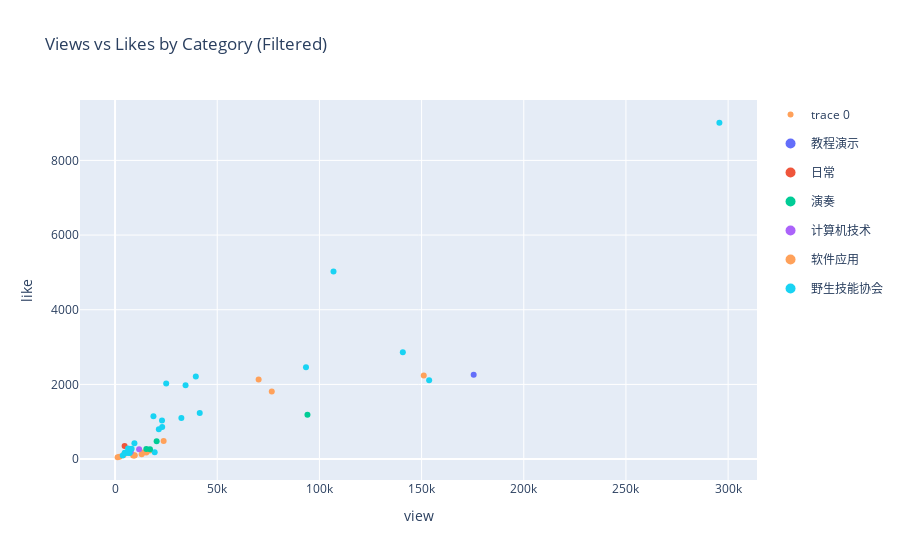

This figure's notebook cell:
### Code cell
# Example: Scatter plot of views vs likes
plot_scatter_pl(filtered_data, x="view", y="like", color="tname", hover="title", title="Views vs Likes by Category (Filtered)")

### Figure 1 — Plotly figure (JSON) as saved in the notebook; plotly's stock layout.template omitted (floating-point values rounded to 4 significant figures)
{"data": [{"customdata": ["软件应用", "软件应用", "软件应用", "软件应用", "软件应用", "软件应用", "软件应用", "软件应用", "软件应用", "软件应用", "软件应用", "软件应用", "野生技能协会", "野生技能协会", "野生技能协会", "计算机技术", "计算机技术", "野生技能协会", "野生技能协会", "野生技能协会", "野生技能协会", "野生技能协会", "日常", "野生技能协会", "野生技能协会", "软件应用", "野生技能协会", "野生技能协会", "野生技能协会", "野生技能协会", "野生技能协会", "野生技能协会", "野生技能协会", "野生技能协会", "野生技能协会", "野生技能协会", "野生技能协会", "野生技能协会", "野生技能协会", "软件应用", "演奏", "野生技能协会", "演奏", "演奏", "野生技能协会", "演奏", "野生技能协会", "教程演示"], "hovertemplate": "view: %{x}<br>like: %{y}<br>tname: %{customdata}<extra></extra>", "marker": {"color": ["#FFA15A", "#FFA15A", "#FFA15A", "#FFA15A", "#FFA15A", "#FFA15A", "#FFA15A", "#FFA15A", "#FFA15A", "#FFA15A", "#FFA15A", "#FFA15A", "#19D3F3", "#19D3F3", "#19D3F3", "#AB63FA", "#AB63FA", "#19D3F3", "#19D3F3", "#19D3F3", "#19D3F3", "#19D3F3", "#EF553B", "#19D3F3", "#19D3F3", "#FFA15A", "#19D3F3", "#19D3F3", "#19D3F3", "#19D3F3", "#19D3F3", "#19D3F3", "#19D3F3", "#19D3F3", "#19D3F3", "#19D3F3", "#19D3F3", "#19D3F3", "#19D3F3", "#FFA15A", "#00CC96", "#19D3F3", "#00CC96", "#00CC96", "#19D3F3", "#00CC96", "#19D3F3", "#636EFA"]}, "mode": "markers", "text": ["学会这些镜头，你的视频也能上热门！[AI&拍摄均适用]", "纯干货！打工人必备AI神器，会用这些，提前三个小时下班！", "建议收藏！学生党必备的AI神器，让你的学术效率翻倍！", "AI设计工作流—从小白到进阶全解析！「附描述词精准写法教学」", "AI生成视频哪家强？怎么做？手把手教学 [纯干货]", "[全网最全]60种高频玩法!GPT4o最强更新-生图全解析！你的私人设计师 CHATGPT生图教程", "靠AI月入百万？普通人如何靠AI逆袭", "ChatGPT 4.5很废吗？到底应该怎么用？", "Manus，中国AI新王炸？还是炒作？", "OpenAI急了？DeepSeek+马斯克Grok3双杀？AI权力游戏近期战况", "这些工具+满血版Deepseek简直降维打击...... [建议收藏]", "设计师末日降临？深度实测Recraft：一个能吞掉插画/样机/修图/海报赛道的AI黑洞", "DeepSeek新手必看！入门到精通实战技巧大公开！这些隐藏技巧让你秒变高手！", "速来揭秘！国产 AI DEEPSEEK 凭啥火遍全网？[基础教程 & 背景剖析 & 知识科普]", "1 分钟速通！小白必学，ideogram 2.0—— 设计圈都爱的 AI 神器", "B站最简单的AI音乐创作教程！手把手教你0基础5分钟学会用AI写歌编曲-全网最好玩的天JIANG老师回归", "[PR公开课]-01不得不会的背景知识", "超级无敌的免费AI绘图工具-Leonardo AI", "[AI绘图]基于OPEN AI的Bing图像创建，他也来了！", "[AI绘画] Midjourney 使用教程 / 你不得不会的AI绘画", "90秒认识PS2023新功能！-即使不会PS也能用", "[UI设计] 干货！零基础也可以： 20分钟会用黑马设计神器Figma！从这里开启你的UI学习之路", "可恶！被我自己装到了！", "如何智能抠图？PR+AE最快速的抠图方法制作人物遮挡文字效果！-PR三分钟", "还不会剪辑？这套课程榨干了Pr的全部性能！", "「干货分享」免费的高质量素材资源哪里找？看这个视频就够了！", "[PR教程]介绍人物的必备动画效果-人物帧定格", "[PR技巧]文字逐字发光效果！！冒死上传付费课程！！premiere不得不会的效果！后期必备！", "[PR3分钟]水流生成文字标题—片头必备的文字效果！赶紧给我学起来！我不许你们还不会！", "[PR3分钟]无插件！快速制作片头手写文字！一天一个pr小技巧！", "[FCPX教程]7分钟快速入门mac剪辑神器！Final Cut Pro x!", "[PR教程]如何使用基本图形面板制作可修改动态标题？", "3分钟学会四种电影剪辑手法！up主必备！", "[PR三分钟]如何使用premiere为视频打码？pr小技巧get！", "[PR三分钟]三分钟制作炫酷建筑遮挡文字效果！premiere教程", "[PR3分钟]如何保留视频中的某一个颜色？Premiere3分钟一个小技巧！", "[PR3分钟]快速制作一个炫酷立体分割画面效果/Premiere3分钟「持续更新中」", "[PR3分钟-更新中]快速制作一个v-log片头！Prmiere", "[AE教程]0基础新手快速入门 Adobe After effects！UP主必备！视频后期教程", "[网站教程]10分钟学会个人网站的搭建", "[卡祖笛激燃向]HOW LONG-Charlie Puth", "[教程][嫌Pr和Ae入门太难？换个姿势做视频，剪辑特效一条龙]", "[卡祖笛激燃向] We Don't Talk Anymore-Charlie Puth/Selena Gomez", "[卡祖笛激燃向]Attention-Charlie Puth", "[字幕教程]怎么做字幕/利用PR和ARCTIME做字幕", "[卡祖笛激燃向]Counting Stars-One Republic", "[AU教程]简单上手 Adobe Audition", "[15分钟学会鬼畜]VEGAS鬼畜教程"], "type": "scatter", "x": [1246, 9455, 9596, 15296, 76690, 23782, 13928, 16940, 8870, 13025, 4155, 2168, 19393, 5918, 3755, 7716, 11775, 5140, 7172, 4735, 6452, 93427, 4671, 9478, 6723, 70246, 7544, 6365, 8118, 41436, 23066, 21425, 39523, 32453, 22977, 18792, 25018, 34508, 106898, 151063, 20355, 140821, 94150, 17087, 295728, 15309, 153696, 175487], "y": [49, 98, 103, 173, 1809, 484, 175, 233, 99, 131, 106, 62, 183, 171, 94, 197, 263, 170, 161, 172, 167, 2457, 347, 426, 210, 2133, 273, 282, 276, 1232, 859, 799, 2212, 1100, 1033, 1149, 2025, 1975, 5027, 2237, 476, 2862, 1186, 264, 9008, 270, 2112, 2256]}, {"legendgroup": "教程演示", "marker": {"color": "#636EFA", "size": 10}, "mode": "markers", "name": "教程演示", "showlegend": true, "type": "scatter", "x": [null], "y": [null]}, {"legendgroup": "日常", "marker": {"color": "#EF553B", "size": 10}, "mode": "markers", "name": "日常", "showlegend": true, "type": "scatter", "x": [null], "y": [null]}, {"legendgroup": "演奏", "marker": {"color": "#00CC96", "size": 10}, "mode": "markers", "name": "演奏", "showlegend": true, "type": "scatter", "x": [null], "y": [null]}, {"legendgroup": "计算机技术", "marker": {"color": "#AB63FA", "size": 10}, "mode": "markers", "name": "计算机技术", "showlegend": true, "type": "scatter", "x": [null], "y": [null]}, {"legendgroup": "软件应用", "marker": {"color": "#FFA15A", "size": 10}, "mode": "markers", "name": "软件应用", "showlegend": true, "type": "scatter", "x": [null], "y": [null]}, {"legendgroup": "野生技能协会", "marker": {"color": "#19D3F3", "size": 10}, "mode": "markers", "name": "野生技能协会", "showlegend": true, "type": "scatter", "x": [null], "y": [null]}], "layout": {"title": {"text": "Views vs Likes by Category (Filtered)"}, "xaxis": {"title": {"text": "view"}}, "yaxis": {"title": {"text": "like"}}}}
